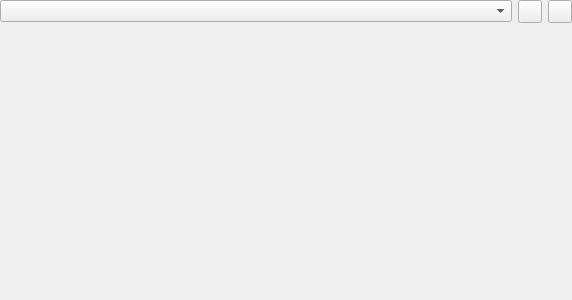
<?xml version="1.0" encoding="UTF-8"?>
<ui version="4.0">
 <class>QgsLabelingWidget</class>
 <widget class="QWidget" name="QgsLabelingWidget">
  <property name="geometry">
   <rect>
    <x>0</x>
    <y>0</y>
    <width>572</width>
    <height>300</height>
   </rect>
  </property>
  <layout class="QVBoxLayout" name="verticalLayout">
   <property name="spacing">
    <number>6</number>
   </property>
   <property name="margin" stdset="0">
    <number>0</number>
   </property>
   <item>
    <layout class="QHBoxLayout" name="horizontalLayout">
     <item>
      <widget class="QComboBox" name="mLabelModeComboBox">
       <property name="sizePolicy">
        <sizepolicy hsizetype="Expanding" vsizetype="Fixed">
         <horstretch>0</horstretch>
         <verstretch>0</verstretch>
        </sizepolicy>
       </property>
      </widget>
     </item>
     <item>
      <widget class="QToolButton" name="mLabelRulesButton">
       <property name="enabled">
        <bool>true</bool>
       </property>
       <property name="toolTip">
        <string>Configure project labeling rules</string>
       </property>
       <property name="icon">
        <iconset resource="../../../images/images.qrc">
         <normaloff>:/images/themes/default/mIconAutoPlacementSettings.svg</normaloff>:/images/themes/default/mIconAutoPlacementSettings.svg</iconset>
       </property>
      </widget>
     </item>
     <item>
      <widget class="QToolButton" name="mEngineSettingsButton">
       <property name="enabled">
        <bool>true</bool>
       </property>
       <property name="toolTip">
        <string>Automated placement settings (applies to all layers)</string>
       </property>
       <property name="icon">
        <iconset resource="../../../images/images.qrc">
         <normaloff>:/images/themes/default/mIconAutoPlacementSettings.svg</normaloff>:/images/themes/default/mIconAutoPlacementSettings.svg</iconset>
       </property>
      </widget>
     </item>
    </layout>
   </item>
   <item>
    <widget class="QStackedWidget" name="mStackedWidget"/>
   </item>
   <item>
    <layout class="QHBoxLayout" name="horizontalLayout_2">
     <property name="spacing">
      <number>12</number>
     </property>
     <property name="topMargin">
      <number>0</number>
     </property>
    </layout>
   </item>
  </layout>
 </widget>
 <tabstops>
  <tabstop>mLabelModeComboBox</tabstop>
  <tabstop>mLabelRulesButton</tabstop>
  <tabstop>mEngineSettingsButton</tabstop>
 </tabstops>
 <resources>
  <include location="../../../images/images.qrc"/>
 </resources>
 <connections/>
</ui>
